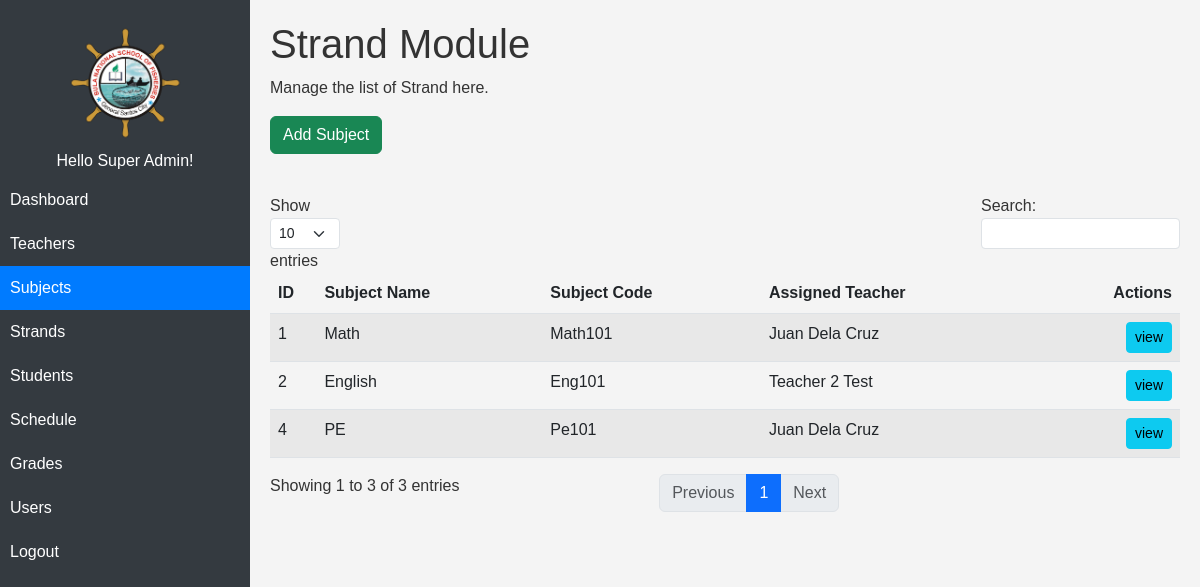
Screenshot of /modules/subject/index.php (signed in) with the database file from the repository.
### tables this page shows
CREATE TABLE `subject` (
  `id` int(11) NOT NULL,
  `code` varchar(100) NOT NULL,
  `name` varchar(100) NOT NULL,
  `details` varchar(255) NOT NULL,
  `teacher_id` varchar(100) NOT NULL,
  `del_status` varchar(50) NOT NULL
);

### modules/subject/index.php (the view, shortened to what this page needs)
<!DOCTYPE html>
<html lang="en">
<head>
  <link rel="stylesheet" href="../../assets/css/navbar.css">
  <link rel="stylesheet" href="../../assets/css/bootstrap5.3.0/bootstrap.min.css">
   <link rel="stylesheet" href="../../assets/css/styles.css">
</head>
<body>
<?php
$page = 'Subject';
 ?>
  <?php include "../../navbar.php";?>
<div class="content" id="content">
<div id="teacherSection">
  <h1>Strand Module</h1>
  <p>Manage the list of Strand here.</p>
<a href="add.php" class="btn btn-success mb-3">Add Subject</a>
  <?php
include "../../db_conn.php";
$squery = mysqli_query($conn, "
         SELECT s.*, CONCAT(t.first_name, ' ', t.last_name) AS teacher_name
         FROM subject s
         LEFT JOIN teacher t ON s.teacher_id = t.id
         WHERE s.del_status != 'deleted'
         ORDER BY s.id DESC;
     ");
?>
<table id="teacherTable" class="table table-striped table-hover">
  <thead>
    <tr>
      <th>ID</th>
      <th>Subject Name</th>
      <th>Subject Code</th>
      <th>Assigned Teacher</th>
      <th class="text-end">Actions</th>
    </tr>
  </thead>
  <tbody>
    <?php
    while($row = mysqli_fetch_assoc($squery)) {
        $id = $row['id'];
    ?>
    <tr>
      <td><?php echo $id; ?></td>
      <td><?php echo $row['name']; ?></td>
      <td><?php echo $row['code']; ?></td>
      <td><?php echo $row['teacher_name']; ?></td>
      <td class="text-end">
        <a href="view.php?id=<?php echo $id; ?>" class="btn btn-info btn-sm">view</a>
      </td>
    </tr>
    <?php } ?>
  </tbody>
</table>
</div>
</body>
</html>

### navbar.php (shortened to what this page needs)
<?php
if (!isset($_SESSION['id'])) {
    header("Location:../../");
    exit();
} $role = $_SESSION['role'];
 $name = $_SESSION['name'];
?>
<div class="sidebar" id="sidebar">
    <div>
      <img src="../../assets/img/logo.png" alt="Logo" class="logo">
    </div>
    <h6 class="text-center">Hello <?php echo $name; ?>! </h6>
    <a href="../dashboard" class="<?php if ($page == 'Dashboard') {echo 'active';} ?>" >Dashboard</a>
    <a href="../teacher" class="<?php if ($page == 'Teacher') {echo 'active';} ?>">Teachers</a>
    <a href="../subject" class="<?php if ($page == 'Subject') {echo 'active';} ?>">Subjects</a>
    <a href="../strand" class="<?php if ($page == 'Strand') {echo 'active';} ?>">Strands</a>
    <a href="../Student" class="<?php if ($page == 'Student') {echo 'active';} ?>">Students</a>
    <a href="../schedule" class="<?php if ($page == 'Schedule') {echo 'active';} ?>">Schedule</a>
    <a href="../grades" class="<?php if ($page == 'Grades') {echo 'active';} ?>">Grades</a>
    <?php if ($role == "Administrator") {  ?>
    <a href="../user" class="<?php if ($page == 'User') {echo 'active';} ?>">Users</a>
    <?php }?>
    <a href="../../logout.php">Logout</a>
  </div>

### assets/css/navbar.css (style rules this page uses)
.sidebar { height: 100vh; position: fixed; top: 0; left: 0; width: 250px; background-color: #343a40; color: white; padding-top: 20px; transition: width 0.3s; }
.sidebar a { color: white; padding: 10px; text-decoration: none; display: block; }
.sidebar a.active { background-color: #007bff; color: white; }
.content { margin-left: 250px; padding: 20px; }
.logo { max-width: 150px; max-height: 150px; border-radius: 50%; margin-top: 5px; margin-bottom: 10px; margin-left: 65px; width: 120px; }

### assets/css/styles.css (style rules this page uses)
body { font-family: Arial, sans-serif; background-color: #f4f4f4; color: #333; }

### rows the page displays
subject: id "4", name "PE", code "Pe101", teacher_name "Juan Dela Cruz"
subject: id "2", name "English", code "Eng101", teacher_name "Teacher 2 Test"
subject: id "1", name "Math", code "Math101", teacher_name "Juan Dela Cruz"

### other values shown
$name "Super Admin"
